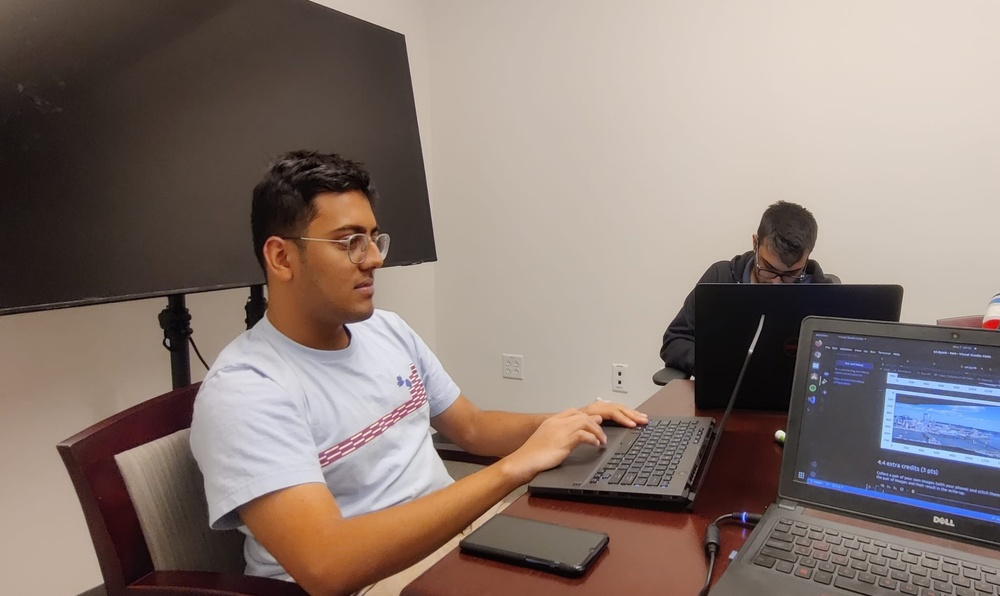
#> input picture hw4/data/anish.jpeg, 1000 x 596 px, shrunk from 2048 x 1221 before the run, given in place of sun_aztvjgubyrgvirup.jpg, which was not available
$ jupyter execute --allow-errors p1.ipynb   (older library calls are emulated)   (text cells are left out)
#> lines starting #> are read from the running program, lines starting #| are printed output that depends on the picture; pictures that were not available may be replaced by others from this repository, and a replacement may not be noted
### hw2/util.py
#!/usr/bin/env python
# coding: utf-8

# In[1]:


# Do Not Modify | Helper Functions

import numpy as np
import matplotlib.pyplot as plt
import multiprocessing
import torch
import torchvision

# [38 lines left out: functions get_num_CPU, get_VGG16_weights, not called in this run]


def display_filter_responses(response_maps):
    '''
    Visualizes the filter response maps.

    [input]
    * response_maps: a numpy.ndarray of shape (H, W, 3F)
    '''

    fig = plt.figure(1)

    for i in range(20):
        plt.subplot(5, 4, i+1)
        resp = response_maps[:, :, i*3:i*3+3]
        resp_min = resp.min(axis=(0, 1), keepdims=True)
        resp_max = resp.max(axis=(0, 1), keepdims=True)
        resp = (resp-resp_min)/(resp_max-resp_min)
        plt.imshow(resp)
        plt.axis("off")

    plt.subplots_adjust(left=0.05,right=0.95,top=0.95,bottom=0.05,wspace=0.05,hspace=0.05)
    plt.show()

# [6 lines left out: function save_wordmap, not called in this run]


# In[ ]:

### hw2/p1.ipynb
[cell 1]
# Do Not Modify
import nbimporter
from util import display_filter_responses
import numpy as np
import multiprocess
import scipy.ndimage
import skimage
import sklearn.cluster
import scipy.spatial.distance
import os, time
import matplotlib.pyplot as plt
import random
import cv2

from skimage import io
#-------------------------------------------------------------------------


def plot_harris_points(image,points):
    fig = plt.figure(1)
    for x,y in zip(points[0],points[1]):
        plt.plot(y,x,marker='v')
    plt.imshow(image)
    plt.show()

[cell 2]
# [8 lines of commented-out code are left out]

[cell 3]
def extract_filter_responses(image):
    '''
    Extracts the filter responses for the given image.

    [input]
    * image: numpy.ndarray of shape (H, W) or (H, W, 3)

    [output]
    * filter_responses: numpy.ndarray of shape (H, W, 3F)
    '''


    if(len(image.shape) == 2):
        image = np.stack((image, image, image), axis=-1)

    if(image.shape == 3 and image.shape[2] == 1):
        image = np.concatenate((image, image, image), axis=-1)

    if(image.shape[2] == 4):
        image = image[:, :, 0:3]

    image = skimage.color.rgb2lab(image)
    # print(image)
    filter_responses = []
    '''
    HINTS:
    1.> Iterate through the scales (5) which can be 1, 2, 4, 8, 8$\sqrt{2}$
    2.> use scipy.ndimage.gaussian_* to create filters
    3.> Iterate over each of the three channels independently
    4.> stack the filters together to (H, W,3F) dim
    '''
    # ----- TODO -----
    array = []
    for scale in [1,2,4,8,8*np.sqrt(2)]:
        # for channel in [0,1,2]:
            # array.append([scipy.ndimage.gaussian_filter(image[:,:,channel], scale)for channel in [0,1,2]])
            # array.append(scipy.ndimage.gaussian_filter(image[:,:,channel], scale))
            array.append(scipy.ndimage.gaussian_filter(image[:,:,0], scale, mode='constant'))
            array.append(scipy.ndimage.gaussian_filter(image[:,:,1], scale, mode='constant'))
            array.append(scipy.ndimage.gaussian_filter(image[:,:,2], scale, mode='constant'))
            # array.append([scipy.ndimage.gaussian_laplace(image[:,:,channel], scale)for channel in [0,1,2]])
            array.append(scipy.ndimage.gaussian_laplace(image[:,:,0], scale, mode='constant'))
            array.append(scipy.ndimage.gaussian_laplace(image[:,:,1], scale, mode='constant'))
            array.append(scipy.ndimage.gaussian_laplace(image[:,:,2], scale, mode='constant'))
            # array.append([scipy.ndimage.gaussian_filter(image[:,:,channel], scale,order=[0,1])for channel in [0,1,2]])
            # print(image.shape)
            # print(scipy.ndimage.gaussian_filter(image[:,:,channel], scale,order=[0,1]).shape)
            array.append(scipy.ndimage.gaussian_filter(image[:,:,0], scale,order=[0,1], mode='constant'))
            array.append(scipy.ndimage.gaussian_filter(image[:,:,1], scale,order=[0,1], mode='constant'))
            array.append(scipy.ndimage.gaussian_filter(image[:,:,2], scale,order=[0,1], mode='constant'))
            # array.append([scipy.ndimage.gaussian_filter(image[:,:,channel], scale,order=[1,0])for channel in [0,1,2]])
            array.append(scipy.ndimage.gaussian_filter(image[:,:,0], scale,order=[1,0], mode='constant'))
            array.append(scipy.ndimage.gaussian_filter(image[:,:,1], scale,order=[1,0], mode='constant'))
            array.append(scipy.ndimage.gaussian_filter(image[:,:,2], scale,order=[1,0], mode='constant'))
            # print("filtered",scipy.ndimage.gaussian_filter(image[:,:,0], scale,order=[1,0]).shape)
            # print("image shape", image.shape)
    filter_responses = np.stack(array,axis=2)
    # print(filter_responses.shape)
    # YOUR CODE HERE
    # raise NotImplementedError()
    return filter_responses

[cell 4]
# [9 lines of commented-out code are left out]

[cell 5]
def unittest_extract_filter_response():
    train_data = np.load("./data/train_data.npz")
    image_names = train_data['files']
    for t in range(0,5):
        idx = np.random.randint(0,len(image_names)-1)
        test_image_1 = "./data/" + image_names[idx]
#         test_image_1 = "./data/aquarium/sun_axahqdyqpausckwh.jpg"
        image = io.imread(test_image_1)
        image = image.astype('float')/255

        h,w = image.shape[0],image.shape[1]
        num_channels = 60

        std_filter_response = extract_filter_responses(image)
        try:
            assert std_filter_response.shape[0] == h
        except:
            raise AssertionError('Test Case {}: failed  Wrong Height'.format(idx+1))
        try:
            assert std_filter_response.shape[1] == w
        except:
            raise AssertionError('Test Case {}: failed  Wrong Width'.format(idx+1))
        try:
            assert std_filter_response.shape[2] == num_channels
        except:
            raise AssertionError('Test Case {}: failed  Wrong Channels'.format(idx+1))


        image = image[:,:,0]
        try:
            std_filter_response = extract_filter_responses(image)
        except:
            raise AssertionError('Test Case {}: failed  Cannot Handle Different Input Format'.format(idx+1))

    print('Test Case passed. Good job!')

#> (the rest of this cell did not finish here and is left out)

[cell 6]
path_img = "./data/aquarium/sun_aztvjgubyrgvirup.jpg"
# path_img = "./data/aquarium/sun_aydaknxraiwghvmi.jpg"
image = io.imread(path_img)
#> image is the input picture: shape (596, 1000, 3); mean R, G, B 137.8, 122.4, 115.4
image = image.astype('float')/255

filter_responses = extract_filter_responses(image)
#> in extract_filter_responses, `image = skimage.color.rgb2lab(image)`: image: shape (596, 1000, 3) float64; mean of channels 0, 1, 2 51.4, 5.4, 6.4
#> after the loop in extract_filter_responses, `for scale in [1,2,4,8,8*np.sqrt(2)]:`: array = 60 items
display_filter_responses(filter_responses)
#> the loop in display_filter_responses, `for i in range(20):` made 20 passes
#> (resp_min, resp_max) on passes 1 to 12: ([[1.24, -17.58, -70.7]], [[91.03, 67.91, 52.14]]), ([[-32.88, -15.03, -9.89]], [[36.74, 9.14, 15.53]]), ([[-32.77, -20.76, -14.32]], [[25.63, 7.71, 21.26]]), ([[-25.85, -13.53, -14.18]], [[31.9, 16.14, 14.83]]), ([[1.66, -12.55, -62.39]], [[90.63, 64.59, 48.45]]), ([[-9.94, -5.75, -4.36]], [[6.46, 2.68, 6.19]]), ([[-17.39, -11.17, -7.88]], [[13.77, 5.66, 11.05]]), ([[-13.84, -9.96, -10.08]], [[17.12, 10.62, 10.68]]), ([[1.96, -5.1, -51.59]], [[89.53, 46.57, 47.52]]), ([[-2.82, -2.43, -1.8]], [[1.81, 0.763, 1.99]]), ([[-8.66, -4.87, -3.72]], [[7.01, 2.89, 5.24]]), ([[-7.03, -5.18, -4.75]], [[8.7, 5.25, 5.64]])
#> pass 1, in display_filter_responses, `resp = response_maps[:, :, i*3:i*3+3]`:
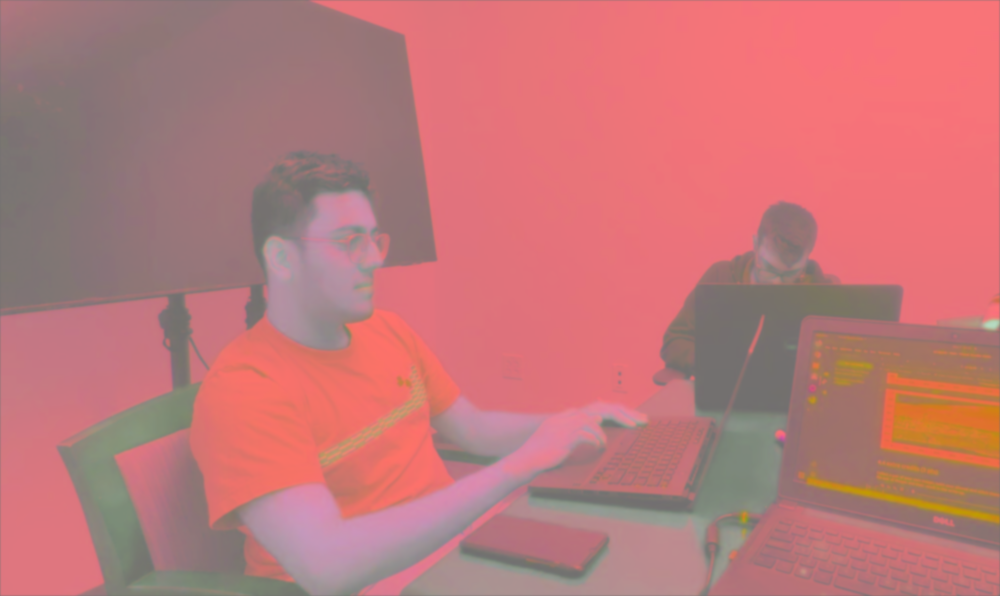
#> resp: shape (596, 1000, 3) float64; mean of channels 0, 1, 2 51.3, 5.4, 6.4; drawn with min black and max white
#> after the loop in display_filter_responses, `for i in range(20):`:
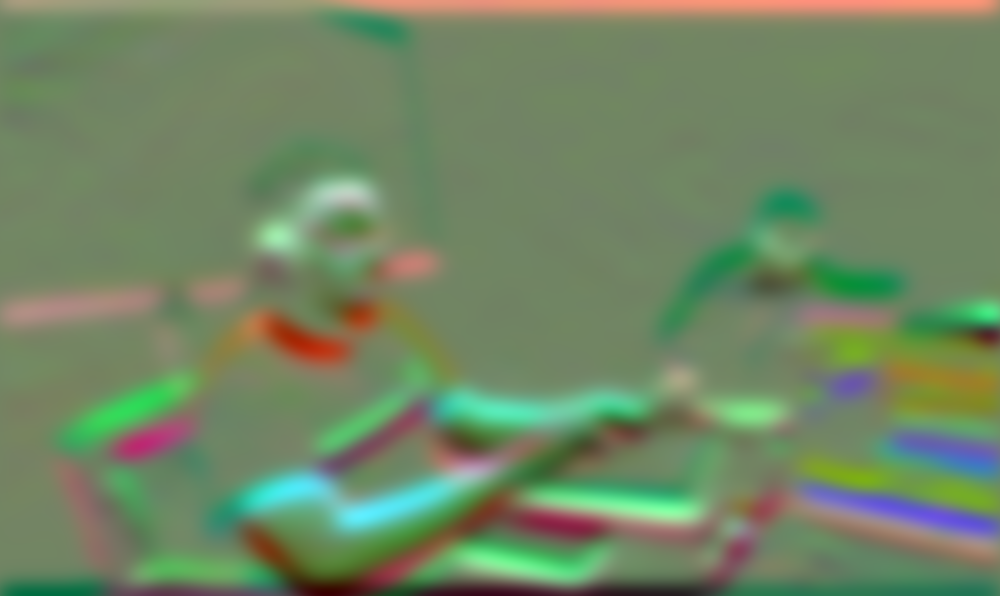
#> resp: shape (596, 1000, 3) float64; mean of channels 0, 1, 2 0.444, 0.526, 0.392; drawn as R, G, B
#> in display_filter_responses, `plt.show()`:
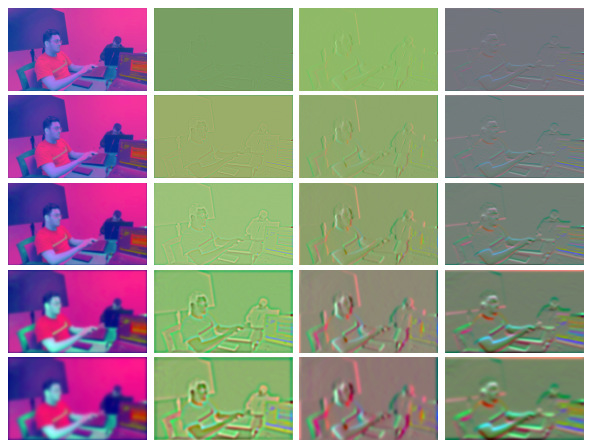
#> figure drawn by matplotlib, 20 panels

[cell 7]
# [4 lines of commented-out code are left out]

[cell 8]
def get_harris_corners(image, alpha, k = 0.05):
    '''
    Compute points of interest using the Harris corner detector

    [input]
    * image: numpy.ndarray of shape (H, W) or (H, W, 3)
    * alpha: number of points of interest desired
    * k: senstivity factor

    [output]
    * points_of_interest: numpy.ndarray of shape (2, alpha) that contains interest points
    '''

    '''
    HINTS:
    (1) Visualize and Compare results with cv2.cornerHarris() for debug (DO NOT SUBMIT cv2's implementation)
    '''
    # ----- TODO -----

    ######### Actual Harris #########
    from skimage.color import rgb2gray
    from scipy import ndimage


    bw_img = rgb2gray(image)
    '''
    HINTS:
    1.> For derivative images we can use cv2.Sobel filter of 3x3 kernel size
    2.> Multiply the derivatives to get Ix * Ix, Ix * Iy, etc.
    '''
    # YOUR CODE HERE
    grad_x = cv2.Sobel(bw_img,  cv2.CV_16S, 1, 0, ksize=3)
    grad_y = cv2.Sobel(bw_img,  cv2.CV_16S, 0, 1, ksize=3)

    convfor_H = [[1,1,1],[1,1,1],[1,1,1]]
    Ixx = scipy.ndimage.convolve(np.multiply(grad_x,grad_x), convfor_H, mode='constant', cval=0)
    Ixy = scipy.ndimage.convolve(np.multiply(grad_x,grad_y), convfor_H, mode='constant', cval=0)
    Iyy = scipy.ndimage.convolve(np.multiply(grad_y,grad_y), convfor_H, mode='constant', cval=0)
    # raise NotImplementedError()
    '''
    HINTS:
    1.> Think of R = det - trace * k
    2.> We can use ndimage.convolve
    3.> sort (argsort) the values and pick the alpha larges ones
    3.> points_of_interest should have this structure [[x1,x2,x3...],[y1,y2,y3...]] (2,alpha)
        where x_i is across H and y_i is across W
    '''
    # YOUR CODE HERE
    # x_points_of_interest = []
    # y_points_of_interest = []
    R = (np.multiply(Ixx, Iyy) - np.multiply(Ixy, Ixy)) - (np.multiply((Ixx + Iyy),(Ixx + Iyy))*k)
    sorted_R_indices = np.argsort(R, axis=None)
    unravelled = np.unravel_index(sorted_R_indices, grad_x.shape)
    top_x = unravelled[0][-alpha:]
    top_y = unravelled[1][-alpha:]
    points_of_interest = np.stack((top_x, top_y), axis=0)
    # [9 lines of commented-out code are left out]
    return points_of_interest

[cell 9]
path_img = "./data/waterfall/sun_abumhqkxpyevttns.jpg"
image = io.imread(path_img)
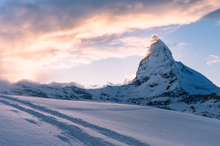
#> input picture hw4/data/bg1.png, 220 x 146 px, shrunk from 450 x 300 before the run, given in place of sun_abumhqkxpyevttns.jpg, which was not available
#> image is the input picture: shape (146, 220, 3); mean R, G, B 151.9, 153.6, 171.2
image = image.astype('float')/255

alpha = 100

harris_points = get_harris_corners(image,alpha)
#> in get_harris_corners, `bw_img = rgb2gray(image)`:
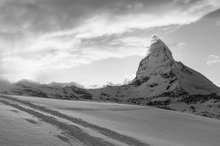
#> bw_img: shape (146, 220) float64; min 0.0435, max 0.991, mean 0.606
#> in get_harris_corners, `grad_x = cv2.Sobel(bw_img,  cv2.CV_16S, 1, 0, ksize=3)`:
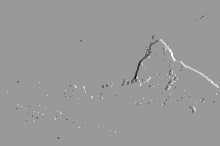
#> grad_x: shape (146, 220) int16; min -3, max 2, mean -0.000342; drawn with min black and max white
#> in get_harris_corners, `Ixy = scipy.ndimage.convolve(np.multiply(grad_x,grad_y), convfor_H, mo..`:
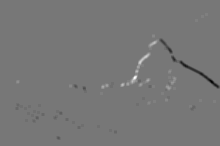
#> Ixy: shape (146, 220) int16; min -15, max 17, mean -0.0202; drawn with min black and max white
#> in get_harris_corners, `Iyy = scipy.ndimage.convolve(np.multiply(grad_y,grad_y), convfor_H, mo..`:
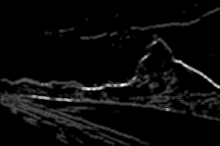
#> Iyy: shape (146, 220) int16; min 0, max 25, mean 1; drawn with min black and max white
#> in get_harris_corners, `R = (np.multiply(Ixx, Iyy) - np.multiply(Ixy, Ixy)) - (np.multiply((Ix..`:
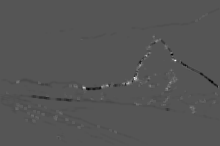
#> R: shape (146, 220) float64; min -32.05, max 63.2, mean -0.1; drawn with min black and max white
#> in get_harris_corners, `unravelled = np.unravel_index(sorted_R_indices, grad_x.shape)`: unravelled = 32120 positions, rows 0 to 145, columns 0 to 219
#> in get_harris_corners, `top_x = unravelled[0][-alpha:]`: top_x = 100 values, max 108 at index 22, min 36 at index 21, mean 75.98
#> in get_harris_corners, `top_y = unravelled[1][-alpha:]`: top_y = 100 values, max 193 at index 22, min 17 at index 6, mean 135.2
plot_harris_points(image, harris_points)
#> the loop in plot_harris_points, `for x,y in zip(points[0],points[1]):` made 100 passes
#> (x, y) on passes 1 to 12: (79, 176), (81, 130), (63, 141), (70, 171), (81, 170), (80, 137), (82, 17), (86, 104), (81, 18), (46, 165), (78, 148), (82, 127)
#> in plot_harris_points, `plt.show()`:
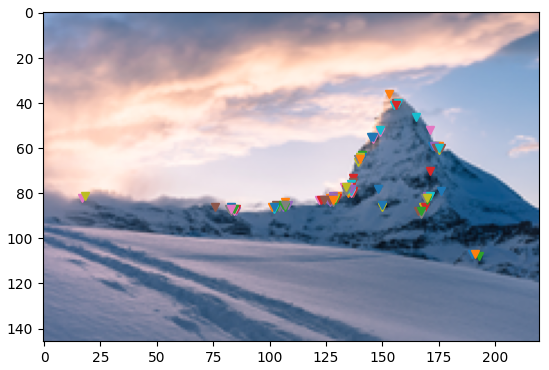
#> figure drawn by matplotlib, 1 panel
